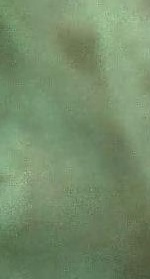
#> input picture balanceoDM/150x150/DM/00280.-12.jpg, 150 x 279 px; its folder holds only this picture in this run
$ python GLCM.py   (older library calls are emulated)
#> lines starting #> are read from the running program, lines starting #| are printed output that depends on the picture
# -*- coding: utf-8 -*-
"""
Created on Fri Aug 16 00:57:49 2019

@author: Nataly
"""


import cv2
import numpy as np
import glob
from skimage.feature import greycomatrix, greycoprops
import skimage.feature
from scipy.stats import kurtosis
import statistics as stats
import pywt
import pywt.data
from scipy import ndimage as nd
from skimage import data
from skimage.util import img_as_float
from skimage.filters import gabor_kernel


#tamañoA = []
#tamañoB = []
def Fourier(inA):
    f = np.fft.fft2(inA)
    fshift = np.fft.fftshift(f)
    fourier = 20*np.log(np.abs(fshift))
    fourier=fourier.astype(np.uint8)
    return fourier

def GLCM (imA):
        a=int(np.max(imA))
        g = skimage.feature.greycomatrix(imA, [1], [0], levels=a+1, symmetric=False, normed=True)
        contraste=skimage.feature.greycoprops(g, 'contrast')[0][0]
        energia=skimage.feature.greycoprops(g, 'energy')[0][0]
        homogeneidad=skimage.feature.greycoprops(g, 'homogeneity')[0][0]
        correlacion=skimage.feature.greycoprops(g, 'correlation')[0][0]
        disimi= greycoprops(g, 'dissimilarity')
        ASM= greycoprops(g, 'ASM')
        entropia=skimage.measure.shannon_entropy(g)
        return g,contraste,energia,homogeneidad, correlacion, disimi, ASM,entropia
#                    plt.imshow(cropped)


contrast=[]
energi=[]
homogenei=[]
correlaci=[]
disi=[]
AS=[]
entrop=[]

contrast1=[]
energi1=[]
homogenei1=[]
correlaci1=[]
disi1=[]
AS1=[]
entrop1=[]
#from matplotlib import pyplot as plt

for image in glob.glob('*.jpg'):
    # image = '00002.jpg'
    im = cv2.imread(image)
#> im is the input picture: shape (279, 150, 3); mean B, G, R 105.8, 139.9, 117
    aa,bb,c = im.shape
#> aa = 279; bb = 150; c = 3
    croppedrgb=im
    im=cv2.normalize(im, None, 0, 255, norm_type=cv2.NORM_MINMAX, dtype=cv2.CV_8UC3)
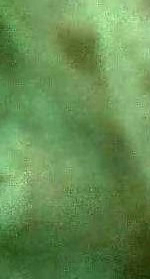
#> im: shape (279, 150, 3); mean B, G, R 82.3, 141.1, 101.7
    aa,bb,c = im.shape
    croppedrgb=im
    croppedrgb_2=croppedrgb.copy()
#    HSV=cv2.cvtColor(im,cv2.COLOR_RGB2HSV)
#    H,S,cropped=cv2.split(HSV)
#    H,cropped,V=cv2.split(HSV)
    HSV=cv2.cvtColor(im,cv2.COLOR_RGB2YUV)
#> HSV: shape (279, 150, 3); mean of channels 0, 1, 2 119.1, 119.5, 95.7
    H,S,cropped=cv2.split(HSV)
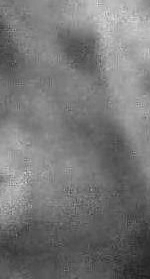
#> H: shape (279, 150); min 29, max 228, mean 119.1
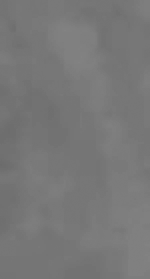
#> S: shape (279, 150); min 107, max 131, mean 119.5
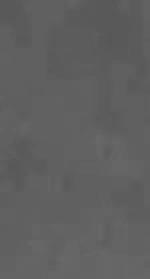
#> cropped: shape (279, 150); min 86, max 105, mean 95.7
    cropped,U,V=cv2.split(HSV)
    print(cropped.shape)
#| (279, 150)
    cropFou=Fourier(cropped)
#> in Fourier, `fourier = 20*np.log(np.abs(fshift))`:
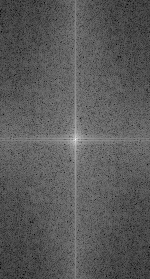
#> fourier: shape (279, 150) float64; min 30.02, max 308.4, mean 128.3; drawn with min black and max white
#> in Fourier, `fourier=fourier.astype(np.uint8)`:
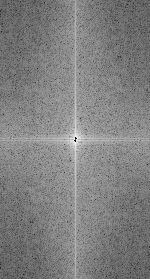
#> fourier: shape (279, 150); min 1, max 250, mean 127.8
    g,contraste,energia,homogeneidad, correlacion, disimi, ASM,entropia=GLCM(cropFou)
#> in GLCM, `a=int(np.max(imA))`: a = 250
#> in GLCM, `contraste=skimage.feature.greycoprops(g, 'contrast')[0][0]`: contraste = 341.2
#> in GLCM, `energia=skimage.feature.greycoprops(g, 'energy')[0][0]`: energia = 0.0165
#> in GLCM, `homogeneidad=skimage.feature.greycoprops(g, 'homogeneity')[0][0]`: homogeneidad = 0.0757
#> in GLCM, `correlacion=skimage.feature.greycoprops(g, 'correlation')[0][0]`: correlacion = 0.644
#> in GLCM, `disimi= greycoprops(g, 'dissimilarity')`: disimi = [13.93]
#> in GLCM, `ASM= greycoprops(g, 'ASM')`: ASM = [0.000273]
#> in GLCM, `entropia=skimage.measure.shannon_entropy(g)`: entropia = 0.973
#> contraste = 341.2; energia = 0.0165; homogeneidad = 0.0757; correlacion = 0.644; disimi = [13.93]; ASM = [0.000273]; entropia = 0.973
    contrast.append(contraste)
    energi.append(energia)
    homogenei.append(homogeneidad)
    correlaci.append(correlacion)
    disi.append(disimi)
    AS.append(ASM)
    entrop.append(entropia)

    g1,contraste1,energia1,homogeneidad1, correlacion1, disimi1, ASM1,entropia1=GLCM(cropped)
#> contraste1 = 38.22; energia1 = 0.0319; homogeneidad1 = 0.333; correlacion1 = 0.982; disimi1 = [3.74]; ASM1 = [0.00102]; entropia1 = 0.822
    contrast1.append(contraste1)
    energi1.append(energia1)
    homogenei1.append(homogeneidad1)
    correlaci1.append(correlacion1)
    disi1.append(disimi1)
    AS1.append(ASM1)
    entrop1.append(entropia1)

import pandas as pd
datos = {'Contraste':contrast,
         'Energia':energi,
         'Homogeneidad':homogenei,
         'Correlación':correlaci,
         'Disimilitud':disi,
         'ASM':AS,
         'Entropia':entrop,
         'ContrasteSF':contrast1,
         'EnergiaSF':energi1,
         'HomogeneidadSF':homogenei1,
         'CorrelaciónSF':correlaci1,
         'DisimilitudSF':disi1,
         'ASMSF':AS1,
         'EntropiaSF':entrop1}
datos = pd.DataFrame(datos)
#> datos = table of 1 rows and 14 columns
#datos.to_excel('GLCMDMS.xlsx')
#datos.to_excel('GLCMDM.xlsx')
datos.to_excel('GLCMDMY.xlsx')

$ run again, on balanceoDM/150x150/DM/00364.-1.jpg
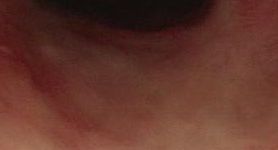
#> input picture balanceoDM/150x150/DM/00364.-1.jpg, 278 x 150 px
#> im is the input picture: shape (150, 278, 3); mean B, G, R 43.1, 53.4, 97.5
#> HSV: shape (150, 278, 3); mean of channels 0, 1, 2 78.6, 161, 110.8
#> `H,S,cropped=cv2.split(HSV)`:
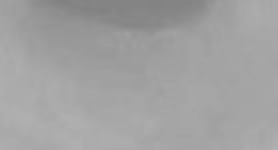
#> S: shape (150, 278); min 128, max 176, mean 161
#| (150, 278)
#> in Fourier, `fourier=fourier.astype(np.uint8)`:
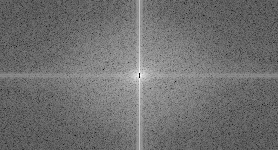
#> fourier: shape (150, 278); min 2, max 255, mean 111.1
#> a = 255
#> in GLCM, `contraste=skimage.feature.greycoprops(g, 'contrast')[0][0]`: contraste = 342.9
#> in GLCM, `energia=skimage.feature.greycoprops(g, 'energy')[0][0]`: energia = 0.017
#> in GLCM, `homogeneidad=skimage.feature.greycoprops(g, 'homogeneity')[0][0]`: homogeneidad = 0.077
#> in GLCM, `correlacion=skimage.feature.greycoprops(g, 'correlation')[0][0]`: correlacion = 0.677
#> in GLCM, `disimi= greycoprops(g, 'dissimilarity')`: disimi = [13.89]
#> in GLCM, `ASM= greycoprops(g, 'ASM')`: ASM = [0.000289]
#> in GLCM, `entropia=skimage.measure.shannon_entropy(g)`: entropia = 0.947
#> `g,contraste,energia,homogeneidad, correlacion, disimi, ASM,entropia=GL..`: contraste = 342.9; energia = 0.017; homogeneidad = 0.077; correlacion = 0.677; disimi = [13.89]; ASM = [0.000289]; entropia = 0.947
#> contraste1 = 5.64; energia1 = 0.0397; homogeneidad1 = 0.469; correlacion1 = 0.998; disimi1 = [1.69]; ASM1 = [0.00157]; entropia1 = 0.792
#> datos = table of 1 rows and 14 columns

$ run again, on balanceoDM/150x150/DM/100309.-16.jpg
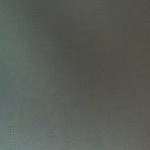
#> input picture balanceoDM/150x150/DM/100309.-16.jpg, 150 x 150 px
#> im is the input picture: shape (150, 150, 3); mean B, G, R 86.5, 92.6, 88.7
#> HSV: shape (150, 150, 3); mean of channels 0, 1, 2 93.6, 125, 115.7
#> `H,S,cropped=cv2.split(HSV)`:
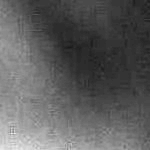
#> H: shape (150, 150); min 25, max 241, mean 93.6
#| (150, 150)
#> in Fourier, `fourier=fourier.astype(np.uint8)`:
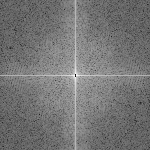
#> fourier: shape (150, 150); min 0, max 255, mean 117.1
#> a = 255
#> in GLCM, `contraste=skimage.feature.greycoprops(g, 'contrast')[0][0]`: contraste = 352.1
#> in GLCM, `energia=skimage.feature.greycoprops(g, 'energy')[0][0]`: energia = 0.0177
#> in GLCM, `homogeneidad=skimage.feature.greycoprops(g, 'homogeneity')[0][0]`: homogeneidad = 0.0785
#> in GLCM, `correlacion=skimage.feature.greycoprops(g, 'correlation')[0][0]`: correlacion = 0.648
#> in GLCM, `disimi= greycoprops(g, 'dissimilarity')`: disimi = [14.01]
#> in GLCM, `ASM= greycoprops(g, 'ASM')`: ASM = [0.000314]
#> in GLCM, `entropia=skimage.measure.shannon_entropy(g)`: entropia = 0.731
#> `g,contraste,energia,homogeneidad, correlacion, disimi, ASM,entropia=GL..`: contraste = 352.1; energia = 0.0177; homogeneidad = 0.0785; correlacion = 0.648; disimi = [14.01]; ASM = [0.000314]; entropia = 0.731
#> contraste1 = 20.51; energia1 = 0.0621; homogeneidad1 = 0.471; correlacion1 = 0.995; disimi1 = [2.79]; ASM1 = [0.00386]; entropia1 = 0.426
#> datos = table of 1 rows and 14 columns
